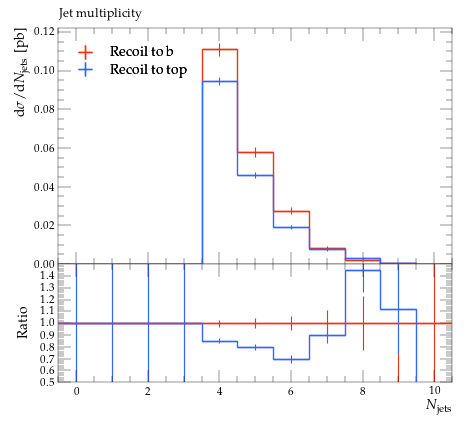

Write Python code to recreate this figure.
#! /usr/bin/env python

# This Python script was auto-generated using YODA v2.0.2.
# Analysis object: /MC_TTBAR/onelep_jet_mult
# Timestamp: 07-08-2026 (11:29:31)

import matplotlib as mpl
import matplotlib.pyplot as plt
mpl.use('Agg') # comment out for interactive use
import os
import numpy as np

plotDir = os.path.split(os.path.realpath(__file__))[0]
if 'YODA_USER_PLOT_PATH' in globals():
    plot_outdir = globals()['YODA_USER_PLOT_PATH']
else:
    plot_outdir = plotDir

#plot style
plt.style.use(os.path.join(plotDir, '../default.mplstyle'))
# plot metadata
figW, figH = plt.rcParams['figure.figsize']
ax_xLabel = r'$N_\mathrm{jets}$'
ax_yLabel = r'$\mathrm{d}\sigma/\mathrm{d}N_\mathrm{jets}$ [pb]'
ax_title  = r'Jet multiplicity'
ax_xScale = 'linear'
ax_yScale = 'linear'
xLims = (-0.5, 10.5)
yLims = (0.0, 0.12208636000000002)

# TeX-friendly labels for the legend
labels = {
    'legend' : ([ r"Recoil to b", r"Recoil to top" ], r""),
}

# Adjust canvas width and height
canvasW = 10.0
canvasH = 9.0
figW *= canvasW/10.
figH *= canvasH/9.

# Create figure and axis objects
fig, (ax, ratio0_ax) = plt.subplots(2, 1, sharex=True,
                  figsize=(figW,figH), gridspec_kw={'height_ratios': (6.0, 3.0)})

# Set figure margins
plt.subplots_adjust(
    left   = 1.0 * plt.rcParams['figure.subplot.left'],
    right  = 1.0 * plt.rcParams['figure.subplot.right'],
    top    = 1.0 * plt.rcParams['figure.subplot.top'],
    bottom = 1.0 * plt.rcParams['figure.subplot.bottom'])

ratio0_ax.yaxis.set_major_locator(mpl.ticker.MultipleLocator(0.1))
ratio0_ax.set_ylim(0.5, 1.4999)
ratio0_ax.set_ylabel('Ratio')

# the numerical data is stored in a separate file
dataf = dict()
prefix = os.path.split(__file__)[0]
if prefix:    prefix = prefix + '/'
exec(open(prefix+'onelep_jet_mult__data.py').read(), dataf)


legend_handles = dict() # keep track of handles for the legend

# style options for curves
# starts at zorder>=5 to draw curve on top of legend
styles = {
  'rec_b': {
    'color' : '#EE3311',
    'linestyle' : '-',
    'linewidth' : 1,
    'marker' : 'none',
    'markersize' : 2,
    'capsize' : 0.0,
    'zorder' : 5,
    'histstyle' : 1,
    'drawstyle' : 'steps-pre',
    'xerrorbars' : 1,
    'yerrorbars' : 1,
    'fillcolor' : None,
    'fillopacity' : 1.0,
    'ratio0_linestyle' : '-',
    'ratio0_linewidth' : 1,
    'ratio0_marker' : 'none',
    'ratio0_markersize' : 2,
    'ratio0_capsize' : 0.0,
    'ratio0_zorder' : 5,
    'ratio0_histstyle' : 1,
    'ratio0_drawstyle' : 'steps-pre',
    'ratio0_xerrorbars' : 1,
    'ratio0_yerrorbars' : 1,
  },
  'rec_t': {
    'color' : '#3366FF',
    'linestyle' : '-',
    'linewidth' : 1,
    'marker' : 'none',
    'markersize' : 2,
    'capsize' : 0.0,
    'zorder' : 6,
    'histstyle' : 1,
    'drawstyle' : 'steps-pre',
    'xerrorbars' : 1,
    'yerrorbars' : 1,
    'fillcolor' : None,
    'fillopacity' : 1.0,
    'ratio0_linestyle' : '-',
    'ratio0_linewidth' : 1,
    'ratio0_marker' : 'none',
    'ratio0_markersize' : 2,
    'ratio0_capsize' : 0.0,
    'ratio0_zorder' : 6,
    'ratio0_histstyle' : 1,
    'ratio0_drawstyle' : 'steps-pre',
    'ratio0_xerrorbars' : 1,
    'ratio0_yerrorbars' : 1,
  },
}

# curve from input yoda files in main panel
for label, yvals in dataf['yvals'].items():
    if all(np.isnan(v) for v in dataf['yvals'][label]):
        continue
    tmp = None
    if styles[label]['histstyle']: # draw as histogram
        xpos = dataf['xedges'][label] if styles[label]['drawstyle'] else dataf['xpoints'][label]
        ypos = np.insert(yvals, 0, yvals[0]) if styles[label]['drawstyle'] else yvals
        if styles[label]['fillcolor']: # fill area below curve
            ax.fill_between(xpos, ypos, step='pre',
                            color=styles[label]['fillcolor'],
                            alpha=styles[label]['fillopacity'])
        tmp, = ax.plot(xpos, ypos,
                       color=styles[label]['color'],
                       linestyle=styles[label]['linestyle'],
                       linewidth=styles[label]['linewidth'],
                       drawstyle=styles[label]['drawstyle'], solid_joinstyle='miter',
                       zorder=styles[label]['zorder'], label=label)
    tmp = ax.errorbar(dataf['xpoints'][label], yvals,
                      xerr=np.array(dataf['xerrs'][label])*styles[label]['xerrorbars'],
                      yerr=np.array(dataf['yerrs'][label])*styles[label]['yerrorbars'],
                      fmt=styles[label]['marker'], capsize=styles[label]['capsize'],
                      markersize=styles[label]['markersize'],
                      ecolor=styles[label]['color'],
                      color=styles[label]['color'], zorder=styles[label]['zorder'])
    tmp[-1][0].set_linestyle(styles[label]['linestyle'])
    tmp[-1][0].set_linewidth(styles[label]['linewidth'])
    if label in dataf['add_legend_handle']:  legend_handles[label] = tmp
    for varLabel in dataf['variation_yvals'].keys():
        if varLabel.startswith(label):
            tmp, = ax.plot(dataf['xedges'][label], dataf['variation_yvals'][varLabel],
                           color=styles[label]['color'],
                           linestyle=styles[label]['linestyle'],
                           linewidth=styles[label]['linewidth'],
                           drawstyle='steps-pre', solid_joinstyle='miter',
                           zorder=styles[label]['zorder'], alpha=0.5)


# plots on ratio panel
# curve from input yoda files in ratio panel
for label, yvals in dataf['ratio0_yvals'].items():
    if all(np.isnan(v) for v in yvals):
        continue
    if styles[label]['ratio0_histstyle']: # plot as histogram
        xpos = dataf['xedges']['rec_b'] if styles[label]['ratio0_drawstyle'] else dataf['xpoints']['rec_b']
        ypos = np.insert(yvals, 0, yvals[0]) if styles[label]['ratio0_drawstyle'] else yvals
        ratio0_ax.plot(xpos, ypos,
                       color=styles[label]['color'],
                       linewidth=styles[label]['linewidth'],
                       linestyle=styles[label]['ratio0_linestyle'],
                       drawstyle=styles[label]['ratio0_drawstyle'], zorder=styles[label]['zorder'],
                       solid_joinstyle='miter')
    tmp = ratio0_ax.errorbar(dataf['xpoints']['rec_b'], yvals,
                             xerr=np.array(dataf['ref_xerrs'])*styles[label]['ratio0_xerrorbars'],
                             yerr=np.array(dataf['ratio0_yerrs'][label])*styles[label]['ratio0_yerrorbars'],
                             fmt=styles[label]['ratio0_marker'], capsize=styles[label]['ratio0_capsize'],
                             markersize=styles[label]['ratio0_markersize'],
                             ecolor=styles[label]['color'],
                             color=styles[label]['color'])
    tmp[-1][0].set_linestyle(styles[label]['ratio0_linestyle'])
    tmp[-1][0].set_linewidth(styles[label]['ratio0_linewidth'])

    for varlabel in dataf['ratio0_variation_vals'].keys():
        if varlabel.startswith(label):
            ratio0_ax.plot(dataf['xedges']['rec_b'],
                            dataf['ratio0_variation_vals'][varlabel],
                            color=styles[label]['color'],
                            linestyle=styles[label]['linestyle'],
                            linewidth=styles[label]['linewidth'],
                            drawstyle='steps-pre', solid_joinstyle='miter',
                            zorder=1, alpha=0.5)

legend_items = list(legend_handles.values())
ax.add_artist(ax.legend(legend_items,
                        labels['legend'][0],
                        title=labels['legend'][1],
                        alignment='left',
                        loc='upper left',
                        bbox_to_anchor=(0.0, 0.97)))

# set plot metadata as defined above
ratio0_ax.set_xlabel(ax_xLabel)
ratio0_ax.xaxis.set_label_coords(1., -0.15)
ax.set_ylabel(ax_yLabel, ha='right', va='top')
ax.yaxis.set_label_coords(-0.11, 1.0)
ax.set_title(ax_title, loc='left')
ax.set_xscale(ax_xScale)
ax.set_yscale(ax_yScale)
ax.set_xlim(xLims)
ax.set_ylim(yLims)

# tick formatting
plt.rcParams['xtick.top'] = True
plt.rcParams['ytick.right'] = True
fig.align_ylabels((ax, ratio0_ax))
plt.savefig(os.path.join(plot_outdir, 'onelep_jet_mult.pdf'), format='PDF')
plt.savefig(os.path.join(plot_outdir, 'onelep_jet_mult.png'), format='PNG')

plt.close(fig)
